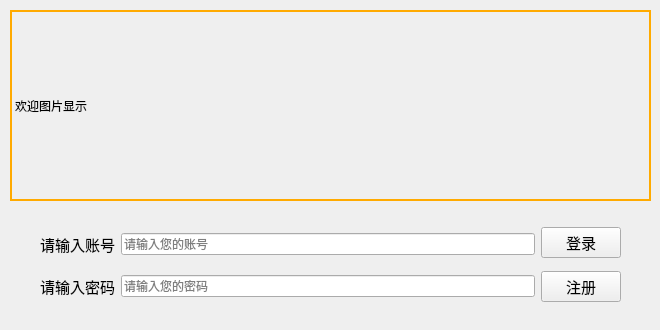
<?xml version="1.0" encoding="UTF-8"?>
<ui version="4.0">
 <class>Form</class>
 <widget class="QWidget" name="Form">
  <property name="geometry">
   <rect>
    <x>0</x>
    <y>0</y>
    <width>660</width>
    <height>330</height>
   </rect>
  </property>
  <property name="windowTitle">
   <string>登录界面</string>
  </property>
  <widget class="QLabel" name="label">
   <property name="geometry">
    <rect>
     <x>10</x>
     <y>10</y>
     <width>641</width>
     <height>191</height>
    </rect>
   </property>
   <property name="styleSheet">
    <string notr="true">border-width: 2px;border-style: solid;border-color: rgb(255, 170, 0)</string>
   </property>
   <property name="text">
    <string>欢迎图片显示</string>
   </property>
  </widget>
  <widget class="QWidget" name="layoutWidget">
   <property name="geometry">
    <rect>
     <x>40</x>
     <y>220</y>
     <width>581</width>
     <height>91</height>
    </rect>
   </property>
   <layout class="QHBoxLayout" name="horizontalLayout_3">
    <item>
     <layout class="QVBoxLayout" name="verticalLayout">
      <item>
       <layout class="QHBoxLayout" name="horizontalLayout">
        <item>
         <widget class="QLabel" name="label_2">
          <property name="font">
           <font>
            <family>Microsoft YaHei UI</family>
            <pointsize>11</pointsize>
           </font>
          </property>
          <property name="text">
           <string>请输入账号</string>
          </property>
         </widget>
        </item>
        <item>
         <widget class="QLineEdit" name="lineEdit1">
          <property name="placeholderText">
           <string>请输入您的账号</string>
          </property>
         </widget>
        </item>
       </layout>
      </item>
      <item>
       <layout class="QHBoxLayout" name="horizontalLayout_2">
        <item>
         <widget class="QLabel" name="label_3">
          <property name="font">
           <font>
            <family>Microsoft YaHei UI</family>
            <pointsize>11</pointsize>
           </font>
          </property>
          <property name="text">
           <string>请输入密码</string>
          </property>
         </widget>
        </item>
        <item>
         <widget class="QLineEdit" name="lineEdit2">
          <property name="echoMode">
           <enum>QLineEdit::Password</enum>
          </property>
          <property name="placeholderText">
           <string>请输入您的密码</string>
          </property>
         </widget>
        </item>
       </layout>
      </item>
     </layout>
    </item>
    <item>
     <layout class="QVBoxLayout" name="verticalLayout_2">
      <item>
       <widget class="QPushButton" name="pushButton1">
        <property name="font">
         <font>
          <family>Microsoft YaHei UI</family>
          <pointsize>11</pointsize>
         </font>
        </property>
        <property name="text">
         <string>登录</string>
        </property>
       </widget>
      </item>
      <item>
       <widget class="QPushButton" name="pushButton2">
        <property name="font">
         <font>
          <family>Microsoft YaHei UI</family>
          <pointsize>11</pointsize>
         </font>
        </property>
        <property name="text">
         <string>注册</string>
        </property>
       </widget>
      </item>
     </layout>
    </item>
   </layout>
  </widget>
 </widget>
 <resources/>
 <connections/>
</ui>
